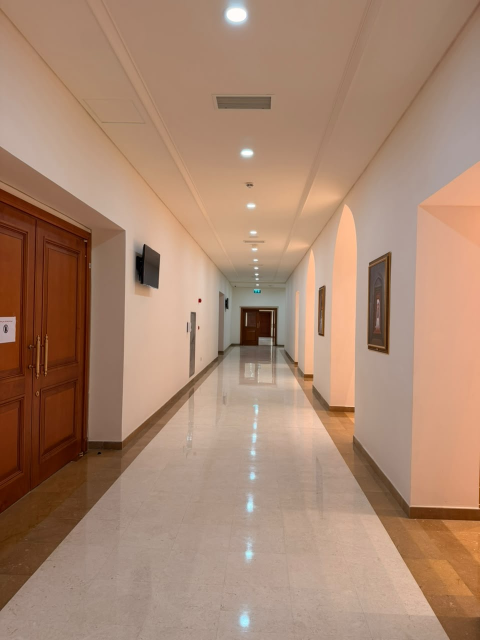
#> input picture evacuation_clip/assets/corridor1.jpg, 960 x 1280 px (shown at 1/2 size)
$ python make_clip.py
#> lines starting #> are read from the running program, lines starting #| are printed output that depends on the picture
"""Builds the evacuation clip: (satellite intro) -> main hall from both
entrances -> two corridors with animated arrows to the emergency exits.

Usage: python3 make_clip.py [--satellite path/to/satellite.jpg] [-o out.mp4]
"""
import argparse, math, os, subprocess
from PIL import Image, ImageDraw, ImageFilter, ImageFont

HERE = os.path.dirname(os.path.abspath(__file__))
A = lambda n: os.path.join(HERE, "assets", n)
W, H, FPS, XF = 1920, 1080, 30, 0.7  # XF = crossfade seconds
GREEN, WHITE, DARK = (0, 200, 83), (255, 255, 255), (12, 18, 28)
BOLD = "/usr/share/fonts/truetype/dejavu/DejaVuSans-Bold.ttf"
REG = "/usr/share/fonts/truetype/dejavu/DejaVuSans.ttf"
font = lambda s, b=True: ImageFont.truetype(BOLD if b else REG, s)


def ease(x):
    x = max(0.0, min(1.0, x))
    return x * x * (3 - 2 * x)


def lerp(a, b, t):
    return a + (b - a) * t


def lerp_rect(r0, r1, t):
    return tuple(lerp(a, b, t) for a, b in zip(r0, r1))


def view(img, rect, size):
    """Sub-pixel crop of rect=(x0,y0,x1,y1) resized to size (smooth zooms)."""
    return img.transform(size, Image.EXTENT, rect, resample=Image.BICUBIC)


# [24 lines left out: functions caption, arrow_poly, not called in this run]


# ---------------------------------------------------------------- scenes
class Scene:
    dur = 4.0

    def frame(self, t):  # -> RGBA W x H
        raise NotImplementedError


class TitleCard(Scene):
    def __init__(self, title, sub, dur=3.0):
        self.title, self.sub, self.dur = title, sub, dur

    # [12 lines left out: function frame, not called in this run]


class SatelliteZoom(Scene):
    """Zooms from a wide satellite image into the building (target in px)."""

    def __init__(self, path, target, dur=6.0, label="Site location"):
        self.img = Image.open(path).convert("RGB")
        self.target, self.dur, self.label = target, dur, label

    # [22 lines left out: function frame, not called in this run]


class SatellitePyramidZoom(Scene):
    """Smooth fly-in using several satellite captures of the same centre,
    each one zoom level (2x) closer. Finer levels are painted over coarser
    ones with feathered masks, so detail sharpens as we descend."""

    CENTER = (1400, 842)  # fixed map centre in every capture (measured)

    # [16 lines left out: function __init__, not called in this run]

    def zoom(self, t):
        return lerp(self.z0, self.z1, ease(t / (self.dur - 0.6)))

    # [43 lines left out: function frame, not called in this run]


class HallPan(Scene):
    def __init__(self, path, title, sub, drift=+1, dur=4.5):
        self.img = Image.open(path).convert("RGB")
        self.title, self.sub, self.drift, self.dur = title, sub, drift, dur

    # [12 lines left out: function frame, not called in this run]


class CorridorExit(Scene):
    """Portrait corridor photo: push in toward the end door, animated arrows
    flowing along the floor to the door, glowing door frame and label."""

    def __init__(self, path, door, path_start, label, sub, dur=7.0):
#> called with path = 'evacuation_clip/assets/corridor1.jpg', door = (482, 614, 554, 690), path_start = (470, 1180), label = 'EMERGENCY EXIT 1', sub = 'End of corridor 1 - follow the arrows', dur = 7
        self.img = Image.open(path).convert("RGB")
#> self.img is the input picture: PIL image 960x1280 RGB; mean R, G, B 168.7, 134.3, 112
        self.door = door            # (x0,y0,x1,y1) of the exit door in image px
        self.p0 = path_start        # floor point near the camera, image px
        self.label, self.sub, self.dur = label, sub, dur
        iw, ih = self.img.size
#> iw = 960; ih = 1280
        self.fw, self.fh = int(H * iw / ih), H
#> self.fw = 810; self.fh = 1080
        self.fx = (W - self.fw) // 2
#> self.fx = 555
        self.bg = self.img.resize((W, int(W * ih / iw))).crop(
            (0, (int(W * ih / iw) - H) // 2, W, (int(W * ih / iw) + H) // 2))
        self.bg = self.bg.filter(ImageFilter.GaussianBlur(40))
        self.bg = Image.blend(self.bg, Image.new("RGB", (W, H), DARK), 0.55).convert("RGBA")
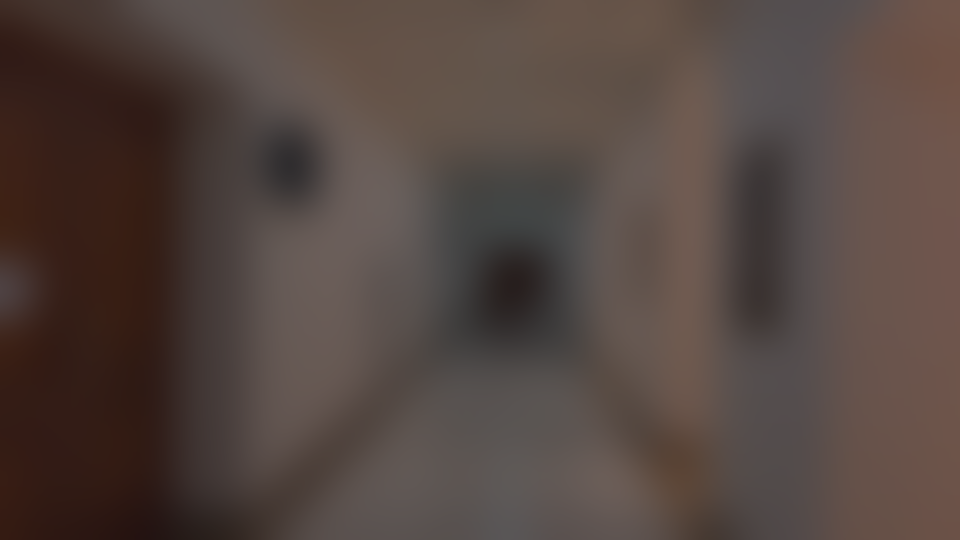
#> self.bg: PIL image 1920x1080 RGBA (shown at 1/2 size); mean R, G, B, A 83.6, 69.4, 64.1, 255
#> call 2 of __init__, with path = 'evacuation_clip/assets/corridor2.jpg', door = (440, 600, 517, 680), path_start = (470, 1180), label = 'EMERGENCY EXIT 2', sub = 'End of corridor 2 - follow the arrows', dur = 7
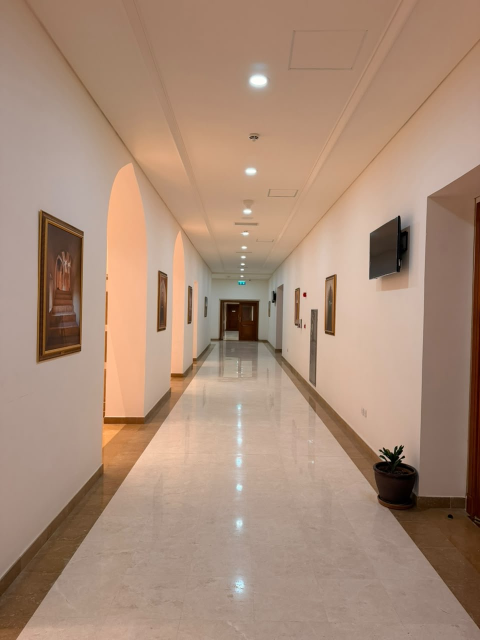
#> input picture evacuation_clip/assets/corridor2.jpg, 960 x 1280 px (shown at 1/2 size)
#> in __init__, self.img is the input picture: PIL image 960x1280 RGB; mean R, G, B 169.5, 140.4, 120.5
#> in __init__ (call 2), `self.bg = self.img.resize((W, int(W * ih / iw))).crop( (0, (int(W * ih..`:
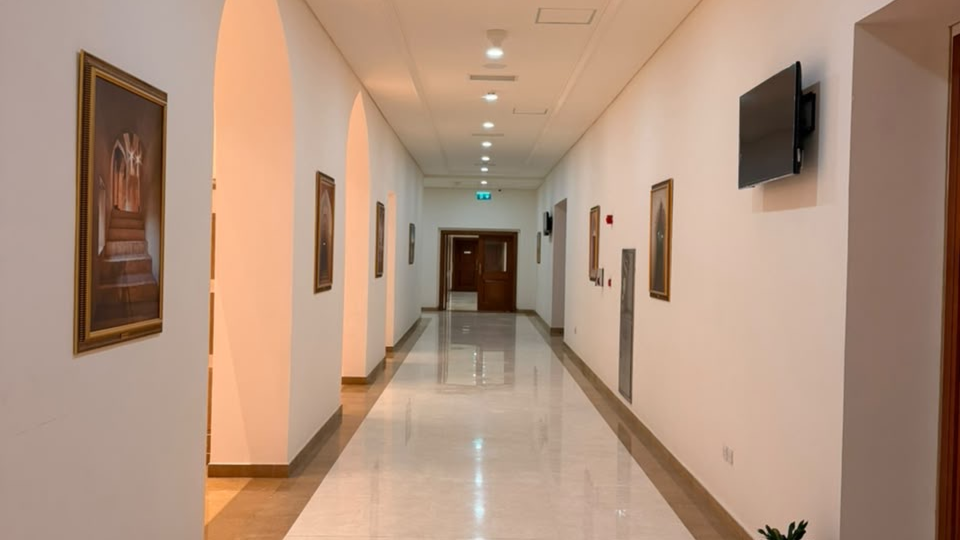
#> self.bg: PIL image 1920x1080 RGB (shown at 1/2 size); mean R, G, B 176.3, 146.8, 126.5
#> in __init__ (call 2), `self.bg = self.bg.filter(ImageFilter.GaussianBlur(40))`:
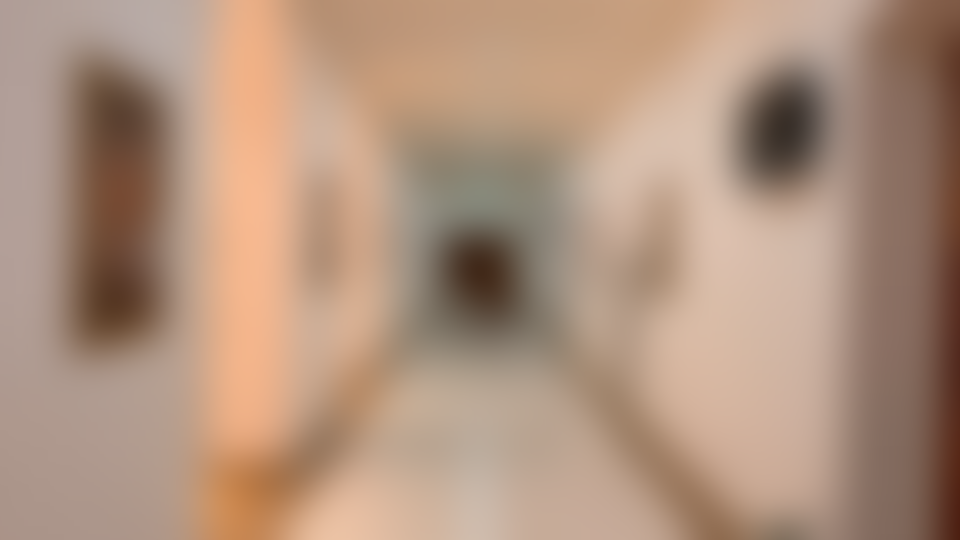
#> self.bg: PIL image 1920x1080 RGB (shown at 1/2 size); mean R, G, B 176.2, 146.7, 126.3
#> in __init__ (call 2), `self.bg = Image.blend(self.bg, Image.new("RGB", (W, H), DARK), 0.55).c..`:
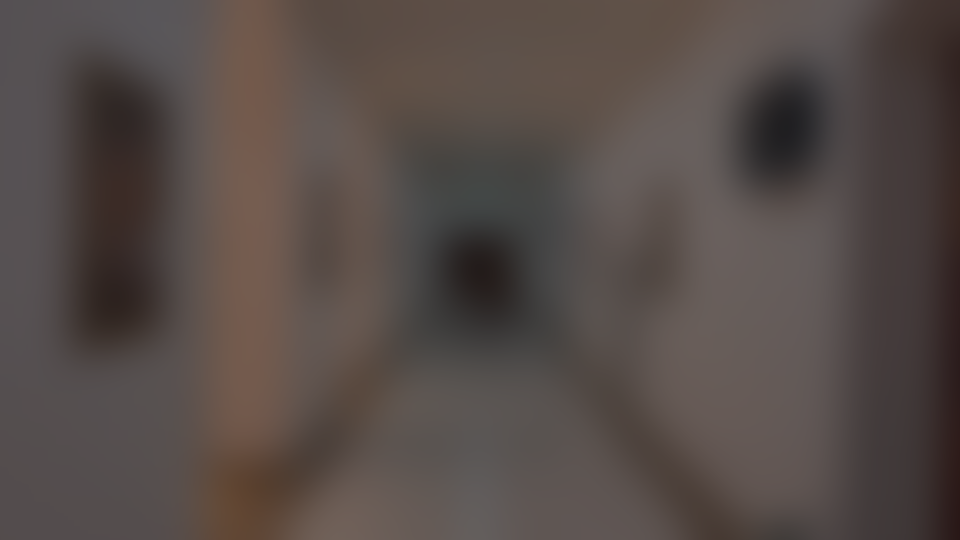
#> self.bg: PIL image 1920x1080 RGBA (shown at 1/2 size); mean R, G, B, A 85.4, 75.4, 71.8, 255
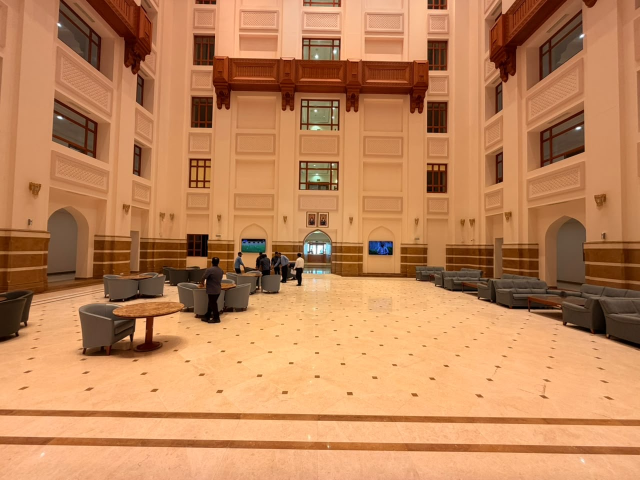
#> input picture evacuation_clip/assets/hall_entrance1.jpg, 1280 x 960 px (shown at 1/2 size)
#> in __init__, self.img is the input picture: PIL image 1280x960 RGB; mean R, G, B 191.7, 132.8, 88.8
#> call 2 of __init__, with title = 'Main Hall', sub = 'View from Entrance 2', drift = 1, dur = 4.5
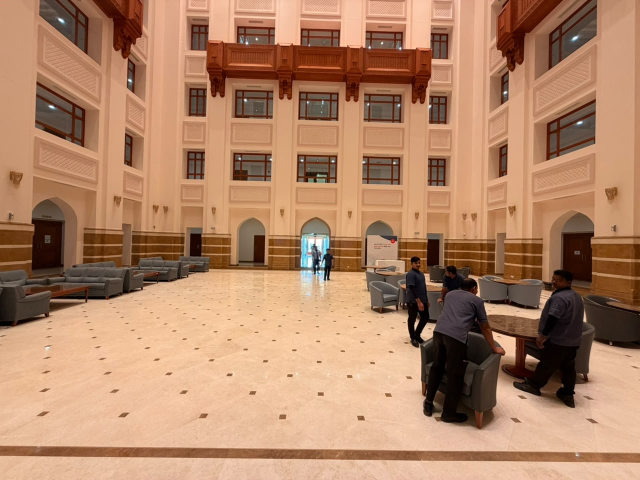
#> input picture evacuation_clip/assets/hall_entrance2.jpg, 1280 x 960 px (shown at 1/2 size)
#> in __init__, self.img is the input picture: PIL image 1280x960 RGB; mean R, G, B 176.9, 132.8, 103

    # [62 lines left out: function frame, not called in this run]


class Summary(Scene):
    def __init__(self, c1, c2, dur=4.5):
        self.c1, self.c2, self.dur = c1, c2, dur

    # [17 lines left out: function frame, not called in this run]


# ---------------------------------------------------------------- render
def render(scenes, out):
#> called with out = 'evacuation_clip/evacuation_clip.mp4'
    starts, t = [], 0.0
    for i, s in enumerate(scenes):
        starts.append(t)
        t += s.dur - (XF if i < len(scenes) - 1 else 0)
    total = t
#> (the run stopped early here; a loop or call above may not have finished)
